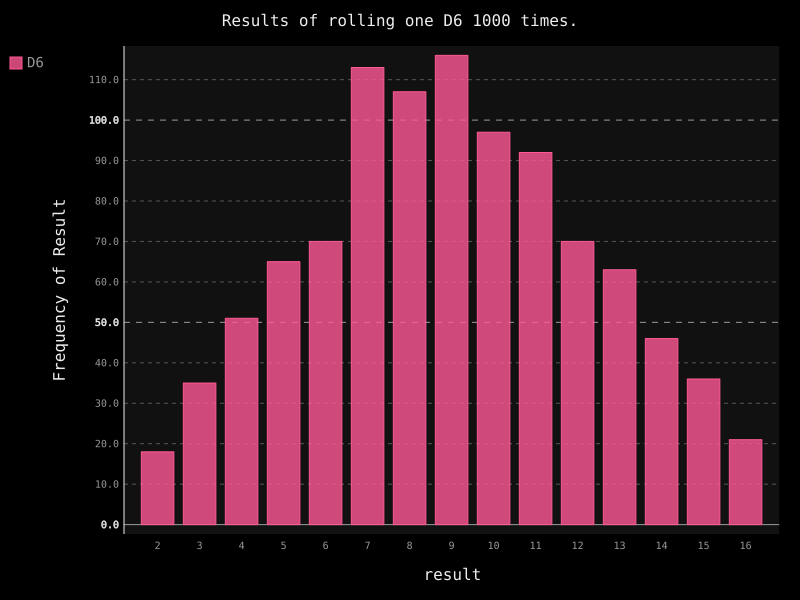

Generate this figure with Python:
from  die import Die
import pygal

# 绘制模拟掷骰子图 直方图

die = Die()
die1 = Die(10)

results = []

for i in range(1000):
    r = die.roll()
    r1 = die1.roll()
    results.append(r + r1)

# print(results)
# 分析每个点数出现的次数
frequencies = {}
max_result = die.num_sides + die1.num_sides
for x in range(2, max_result + 1):
    r = results.count(x)
    frequencies[str(x)] = r

print(frequencies)

hist = pygal.Bar()

hist.title = "Results of rolling one D6 1000 times."
hist.x_labels = [str(x) for x in range(2, max_result + 1)]
hist.x_title = "result"
hist.y_title = "Frequency of Result"

hist.add('D6', frequencies)
hist.render_to_file('die_visual.svg')
